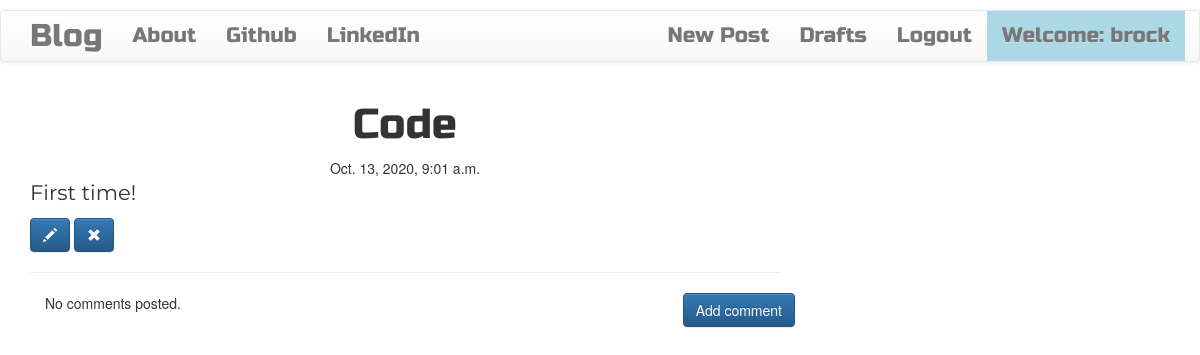
/post/9/ (signed in), run on the app's committed database.
### blog/models.py (models this page shows, shortened)
class Post(models.Model):
    author = models.ForeignKey('auth.User', on_delete=models.CASCADE)
    title = models.CharField(max_length=200)
    text = models.TextField()
    create_date = models.DateTimeField(default=timezone.now)
    published_date = models.DateTimeField(blank=True, null=True)

### blog/views.py (the view)
# urls.py: path("post/<int:pk>/", views.PostDetailView.as_view(), name='post_detail'),
class PostDetailView(DetailView):
    model = Post

### blog/templates/blog/post_detail.html
{% extends 'blog/base.html' %} {% block content %}
<h1 class="posttitle loader">{{ post.title }}</h1>
{% if post.published_date %}
<div class="date postdate">{{ post.published_date }}</div>
{% else %}
<a class="btn btn-default" href="{% url 'post_publish' pk=post.pk %}"
  >Publish</a
>
{% endif %}
<p class="postcontent">{{ post.text|safe|linebreaksbr }}</p>
{% if user.is_authenticated %}
<a class="btn btn-primary" href="{% url 'post_edit' pk=post.pk %}"
  ><span class="glyphicon glyphicon-pencil"></span
></a>
<a class="btn btn-primary" href="{% url 'post_remove' pk=post.pk %}"
  ><span class="glyphicon glyphicon-remove"></span
></a>
{% endif %}
<hr />
<a
  class="btn btn-primary btn-comment"
  href="{% url 'add_comment_to_post' pk=post.pk %}"
  >Add comment</a
>
<div class="container">
  {% for comment in post.comments.all %}
  <br />
  {% if user.is_authenticated or comment.approved_comment %}
  {{comment.create_date}} {% if not comment.approved_comment %}
  <a class="btn btn-default" href="{% url 'comment_remove' pk=comment.pk %}"
    ><span class="glyphicon glyphicon-remove"></span
  ></a>
  <a class="btn btn-default" href="{% url 'comment_approve' pk=comment.pk %}"
    ><span class="glyphicon glyphicon-ok"></span
  ></a>
  {% endif %}
  <p>{{ comment.text|safe|linebreaks }}</p>
  <p>Posted by: <strong>{{ comment.author }}</strong></p>
  <hr />
  {% endif %} {% empty %}
  <p>No comments posted.</p>
  {% endfor %}
</div>
{% endblock %}

### blog/templates/blog/base.html (shortened to what this page needs)
<!DOCTYPE html>
{% load static %}
<html>
  <head>
    <link
      rel="stylesheet"
      href="https://maxcdn.bootstrapcdn.com/bootstrap/3.3.7/css/bootstrap.min.css"
    />
    <link
      rel="stylesheet"
      href="https://maxcdn.bootstrapcdn.com/bootstrap/3.3.7/css/bootstrap-theme.min.css"
    />
    <link
      rel="stylesheet"
      href="//cdn.jsdelivr.net/npm/medium-editor@latest/dist/css/medium-editor.min.css"
      type="text/css"
      media="screen"
      charset="utf-8"
    />
    <link rel="stylesheet" href="{% static 'css/blog.css' %}" />
  </head>
  <body>
    <nav class="navbar navbar-default techfont custom-navbar">
      <div class="container">
        <ul class="nav navbar-nav">
          <li>
            <a class="navbar-brand bigbrand" href="{% url 'post_list' %}"
              >Blog</a
            >
          </li>
          <li>
            <a href="{% url 'about' %}">About</a>
          </li>
          <li>
            <a href="https://github.com/mbpod10/blogger_django_fullstack"
              >Github</a
            >
          </li>
          <li>
            <a href="https://www.linkedin.com/in/mbrock-podgurski/">LinkedIn</a>
          </li>
        </ul>
        <ul class="nav navbar-nav navbar-right">
          {%if user.is_authenticated%}
          <li><a href="{%url 'post_new'%}">New Post </a></li>
          <li><a href="{%url 'post_draft_list'%}">Drafts </a></li>
          <li><a href="{%url 'logout'%}">Logout </a></li>
          <li>
            <a class="users">Welcome: {{user.username}}</a>
          </li>
          {%else%}
          <li>
            <a class="nav navbar-right" href="{%url 'login'%}"
              ><span class="glyphicon glyphicon-user"></span
            ></a>
          </li>
          {%endif%}
        </ul>
      </div>
    </nav>
    <div class="content container">
      <div class="row">
        <div class="col-md-8">
          <div class="blog_posts">{% block content %} {% endblock %}</div>
        </div>
      </div>
    </div>
  </body>
</html>

### blog/static/css/blog.css (style rules this page uses)
.techfont { font-family: "Russo One", sans-serif; font-size: 1.5em; margin-top: 10px; }
.bigbrand { font-size: 1.5em; }
.loader { filter: hue-rotate(0deg); color: linear-gradient(45deg, #0f8, #08f); animation: hue 10000ms infinite linear; }
.postdate { text-align: center; }
.posttitle { font-family: "Russo One", sans-serif; font-size: 3em; text-align: center; }
.postcontent { font-family: "Montserrat"; font-size: 1.5em; }
.btn-comment { position: absolute; right: 0; }
.users { background-color: lightblue; }

### data on the page
Post: title "Code", published_date "Oct. 13, 2020, 9:01 a.m.", text "First time!"

### other printed values
{{ user.username }} "brock"
